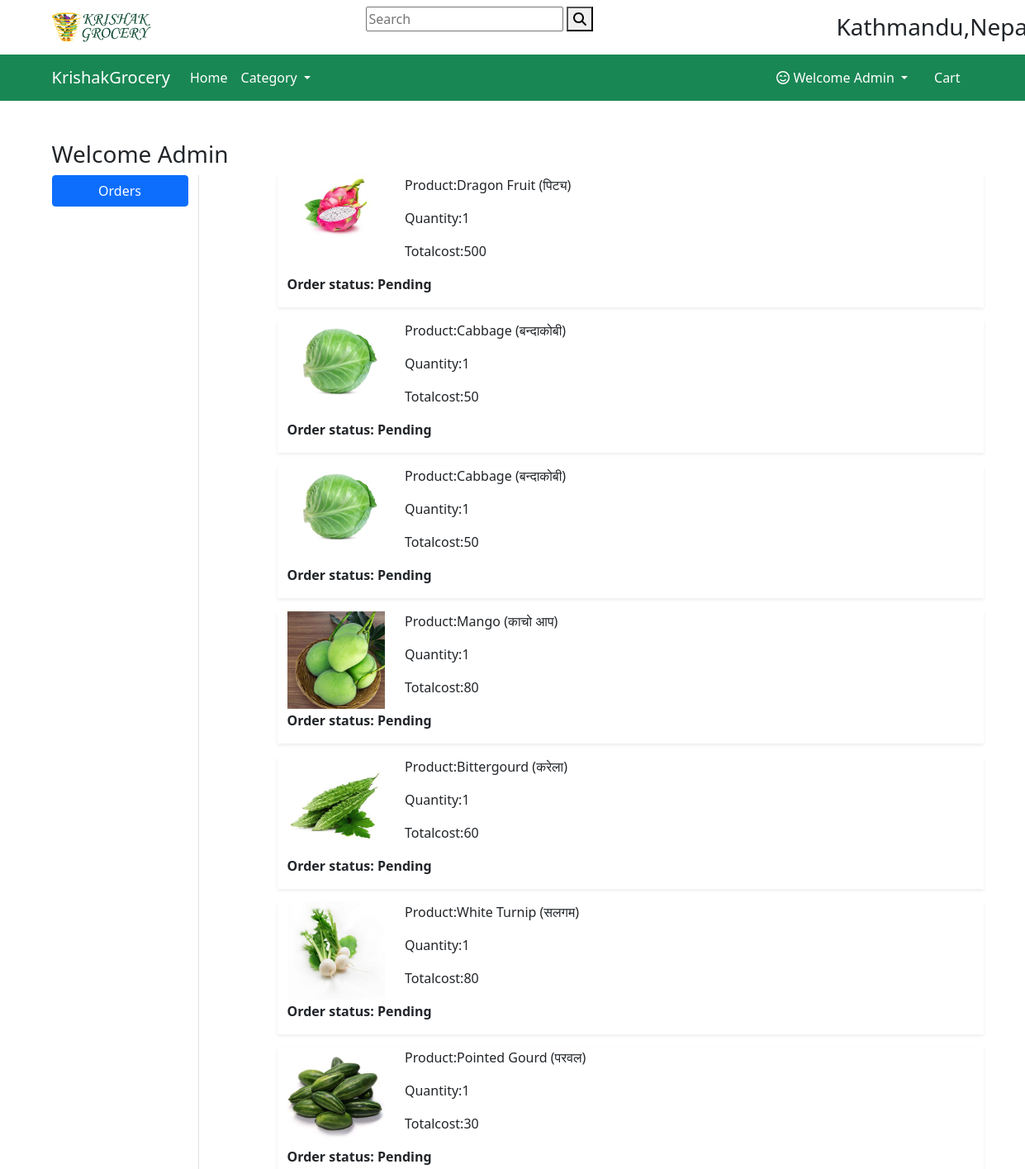
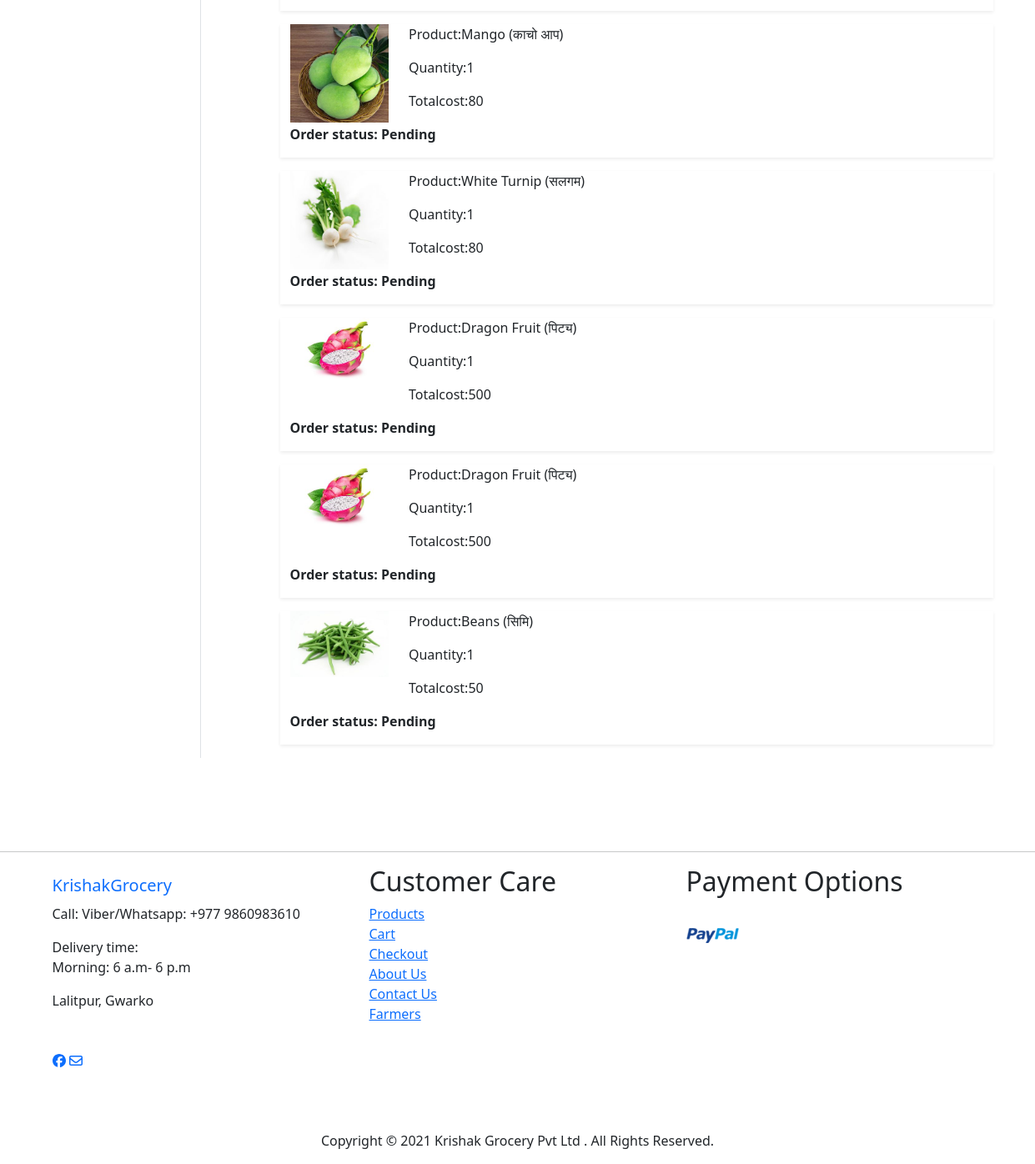
Screenshot of /orders/ (signed in) with the database file from the repository (2 pictures, top to bottom).
### app/models.py (models this page shows, shortened)
class OrderPlaced(models.Model):
    user = models.ForeignKey(User, on_delete=models.CASCADE)
    customer = models.ForeignKey(Customer,on_delete=models.CASCADE)
    product = models.ForeignKey(Product,on_delete=models.CASCADE)
    quantity = models.PositiveIntegerField(default=1)
    ordered_date = models.DateTimeField(auto_now_add=True)
    status = models.CharField(max_length=50, choices=STATUS_CHOICES, default='Pending')
    payment_method = models.CharField(max_length=20, choices=METHOD, default="Cash On Delivery")
    payment_completed = models.BooleanField(default=False, null=True, blank=True)
    @property
    def total_cost(self):
        return self.quantity * self.product.selling_price

class Product(models.Model):
    title = models.CharField(max_length=100)
    selling_price = models.IntegerField()
    category = models.CharField(choices=CATEGORY_CHOICES, max_length=2)
    product_image = models.ImageField(upload_to='productimg')

### app/views.py (the view)
# urls.py: path('orders/', views.orders, name='orders'),
@login_required
def orders(request):
    op = OrderPlaced.objects.filter(user=request.user)
    return render(request, 'app/orders.html', {'order_placed': op})

### app/templates/app/orders.html (shortened to what this page needs)
{% extends 'app/base.html' %}
{% load static %}
{% block main-content %}
<div class="container my-5">
 <div class="row">
 <h3>Welcome <span class="text-capitalize">{{request.user}}</span></h3>
  <div class="col-sm-2 border-end">
   <ul class="list-unstyled">
    <li class="d-grid"><a href="{% url 'orders' %}" class="btn btn-primary">Orders</a></li>
   </ul>
  </div>
  <div class="col-sm-9 offset-sm-1">
    {% for op in order_placed %}
   <div class="row shadow-sm mb-3">
        <div class="col-sm-2">
            <img src="{{op.product.product_image.url}}" alt="" srcset="" class="img-fluid" height="150" width="150">
        </div>
        <div class="col-sm-7">
            <p>Product:{{op.product.title}}</p>
            <p>Quantity:{{op.quantity}}</p>
            <p>Totalcost:{{op.total_cost}}</p>
        </div>
        <div class="com-sm-3 fw-bold">
            <p>Order status: {{op.status}}</p>
        </div>
   </div>
   {% endfor %}
  </div>
 </div>
</div>
{% endblock main-content %}

### app/templates/app/base.html (shortened to what this page needs)
{% load static %}
<!doctype html>
<html lang="en">
  <head>
    <link href="https://cdn.jsdelivr.net/npm/bootstrap@5.0.0-beta1/dist/css/bootstrap.min.css" rel="stylesheet">
    <link rel="stylesheet" href="{% static 'app/css/owl.carousel.min.css' %}">
    <link rel="stylesheet" href="{% static 'app/css/all.min.css' %}">
    <link rel="stylesheet" href="{% static 'app/css/style.css' %}">
  </head>
  <body>
    <div class="Header bg1 pt-2 pb-2">
      <div class="container">
        <div class="row">
          <div class="col text-left">
            <a href="/">
              <img src="{% static 'app/images/banner/logo.png' %}" style="height:50px;">
            </a>
          </div>
          <div class="col-md-6 mx-auto">
            <form action="{% url 'search' %}" method="GET">
              <input type="text" name="keyword" placeholder="Search" required>
              <button><i class="fas fa-search"></i></button>
            </form>
          </div>
          <div class="col-md-2 mt-2" >
            <h3>Kathmandu,Nepal</h3>
          </div>
        </div>
      </div>
    </div>
    <nav class="navbar navbar-expand-lg navbar-dark bg-success">
     <div class="container">
       <a class="navbar-brand" href="/">KrishakGrocery</a>
       <div class="collapse navbar-collapse" id="navbarSupportedContent">
         <ul class="navbar-nav me-auto mb-2 mb-lg-0">
           <li class="nav-item">
             <a class="nav-link active" aria-current="page" href="/">Home</a>
           </li>
           <li class="nav-item dropdown">
             <a class="nav-link dropdown-toggle text-white" href="#" id="electronicsDropdown" role="button" data-bs-toggle="dropdown" aria-expanded="false">
               Category
             </a>
           </li>
         </ul>
         <div>
          <ul class="navbar-nav me-auto mb-2 mb-lg-0">
            {% if request.user.is_authenticated %}
           <li class="nav-item dropdown mx-2">
              <a class="nav-link dropdown-toggle text-white" href="#" id="profileDropdown" role="button" data-bs-toggle="dropdown" aria-expanded="false">
                <i class="far fa-smile-beam"></i> Welcome {{request.user.username|capfirst}}
              </a>
            </li>
            <li class="nav-item mx-2">
             <a href="{% url 'showcart' %}" class="nav-link text-white"> Cart </a>
            </li>
            {% endif %}
          </ul>
         </div>
       </div>
     </div>
    </nav>
    {% block main-content %} {% endblock main-content %}
    <br/>
    <br/>
    <hr>
  <footer class="ftco-footer ftco-section">
    <div class="container">
      <div class="row mb-5">
        <div class="col-md">
          <div class="ftco-footer-widget mb-4">
            <h2 class="ftco-heading-2"> <a class="navbar-brand" href="/">KrishakGrocery</a></h2>
            <p>Call: Viber/Whatsapp: +977 9860983610</p>
            <p>Delivery time: <br>Morning: 6 a.m- 6 p.m</p>
            <p>Lalitpur, Gwarko</p>
            <ul class="ftco-footer-social list-unstyled float-md-left float-lft mt-5">
              <li class="ftco-animate"><a href="https://www.facebook.com/" target="_blank"><i
                    class="fab fa-facebook"></i></a> <a href="" target="_blank"><i class="far fa-envelope"></i></a></li>
            </ul>
          </div>
        </div>
        <div class="col-md">
          <div class="ftco-footer-widget mb-4 ml-md-5">
            <h2 class="ftco-heading-2">Customer Care</h2>
            <ul class="list-unstyled">
              <li><a href="#">Products</a></li>
              <li><a href="#">Cart</a></li>
              <li><a href="#">Checkout</a></li>
              <li><a href="#">About Us</a></li>
              <li><a href="#">Contact Us</a></li>
              <li><a href="#">Farmers</a></li>
            </ul>
          </div>
        </div>
        <div class="col-md">
          <div class="ftco-footer-widget mb-4 ml-md-5">
            <h2 class="ftco-heading-2">Payment Options</h2><br/>
            <img src=" static/app/images/banner/pm-1.png" alt="">
          </div>
        </div>
      </div>
      <div class="row">
        <div class="col-md-12 text-center">
          <p>
            Copyright &copy;
            <script>document.write(new Date().getFullYear());</script> Krishak Grocery Pvt Ltd . All Rights Reserved.
          </p>
        </div>
      </div>
    </div>
  </footer>
  </body>
</html>

### rows the page displays
OrderPlaced: product.product_image (picture), product "Dragon Fruit (पिट्य)", quantity "1", total_cost "500", status "Pending"
OrderPlaced: product.product_image (picture), product "Cabbage (बन्दाकोबी)", quantity "1", total_cost "50", status "Pending"
OrderPlaced: product.product_image (picture), product "Cabbage (बन्दाकोबी)", quantity "1", total_cost "50", status "Pending"
OrderPlaced: product.product_image (picture), product "Mango (काचो आप)", quantity "1", total_cost "80", status "Pending"
OrderPlaced: product.product_image (picture), product "Bittergourd (करेला)", quantity "1", total_cost "60", status "Pending"
OrderPlaced: product.product_image (picture), product "White Turnip (सलगम)", quantity "1", total_cost "80", status "Pending"
OrderPlaced: product.product_image (picture), product "Pointed Gourd (परवल)", quantity "1", total_cost "30", status "Pending"
OrderPlaced: product.product_image (picture), product "Mango (काचो आप)", quantity "1", total_cost "80", status "Pending"
OrderPlaced: product.product_image (picture), product "White Turnip (सलगम)", quantity "1", total_cost "80", status "Pending"
OrderPlaced: product.product_image (picture), product "Dragon Fruit (पिट्य)", quantity "1", total_cost "500", status "Pending"
OrderPlaced: product.product_image (picture), product "Dragon Fruit (पिट्य)", quantity "1", total_cost "500", status "Pending"
OrderPlaced: product.product_image (picture), product "Beans (सिमि)", quantity "1", total_cost "50", status "Pending"

### other values shown
{{ request.user.username|capfirst }} "Admin"
{{ request.user }} "Admin"
